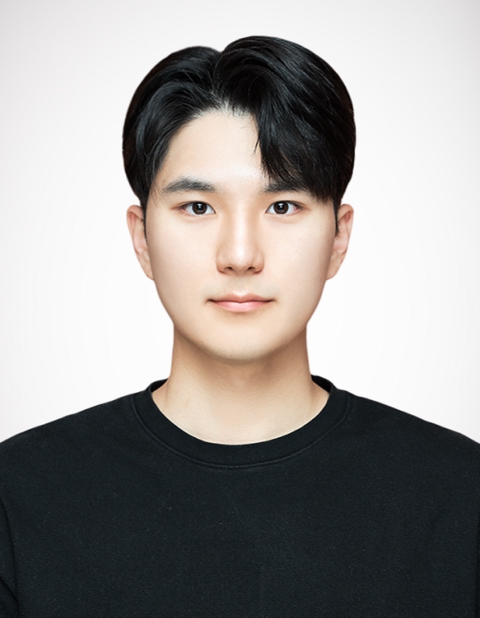
//> input picture data/test.jpg, 960 x 1235 px, given in place of feature_matching2.jpg, which was not available (shown at 1/2 size)
$ ./W5_FeatureExtraction   (built with g++ and OpenCV 4)
//> lines starting //> are read from the running program, lines starting //| are printed output that depends on the picture; after the words box and inside, x2 and y2 are one past the last pixel; in counts of white or black regions, pixels touching at a corner belong together; pictures that were not available may be replaced by others from this repository, and a replacement may not be noted
// [91 lines of commented-out code are left out]

#include <opencv2/features2d.hpp>
#include <opencv2/highgui.hpp>
#include <opencv2/imgproc.hpp>
#include <iostream>
#include "utils.h"

using namespace cv;
using namespace std;

// width 기준으로 비율 유지 리사이즈 후,
// 세로가 부족하면 위/아래 검정 패딩(레터박스), 넘치면 중앙 크롭
static Mat resize_width_fit_letterbox(const Mat& src, const Size& target) {
    CV_Assert(!src.empty());
    const double scale = static_cast<double>(target.width) / src.cols;
    const int new_h = cvRound(src.rows * scale);

    Mat resized;
    resize(src, resized, Size(target.width, new_h), 0, 0, INTER_AREA);

    if (resized.rows == target.height) return resized;

    if (resized.rows < target.height) { // letterbox (top/bottom)
        Mat canvas(target.height, target.width, src.type(), Scalar::all(0));
        const int y = (target.height - resized.rows) / 2;
        resized.copyTo(canvas(Rect(0, y, resized.cols, resized.rows)));
        return canvas;
    }
    else { // (rare) crop center vertically
        const int y = (resized.rows - target.height) / 2;
        return resized(Rect(0, y, target.width, target.height)).clone();
    }
}

int main() {
    // ---- Parameters ----
    const int   ORB_MAX_KPTS = 1000; // 1500
    const float ORB_SCALE_FACTOR = 1.2f;
    const int   ORB_PYRAMID_LEVELS = 4;
    const float ORB_EDGE_THRESHOLD = 31.0f;
    const int   ORB_FIRST_LEVEL = 0;
    const int   ORB_WTA_K = 2;
    const int   ORB_PATCH_SIZE = 31;
    const float MIN_H_ERROR = 1.5f;   // px (2.0)
    const float DRATIO = 0.65f;  // Lowe ratio (0.75)

    // ---- Reference image ----
    const string REF_PATH = "C:/Users/shinj/Desktop/3-2/AEEDS/Data/feature_matching2.jpg";
    Mat ref_gray = imread(REF_PATH, IMREAD_GRAYSCALE);
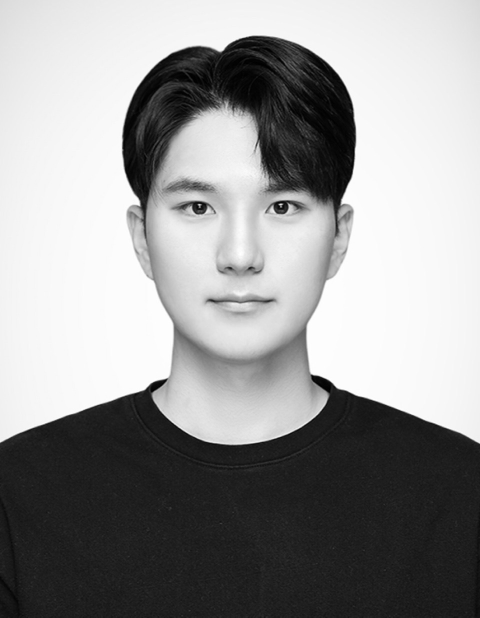
//> ref_gray: 1235 rows x 960 cols, CV_8UC1 (shown at 1/2 size); min 0, max 255, mean 150.3
    if (ref_gray.empty()) { cerr << "Failed to load: " << REF_PATH << endl; return -1; }

    // ---- Webcam ----
    VideoCapture cap(0);
    if (!cap.isOpened()) { cerr << "Failed to open webcam\n"; return -1; }

    // Optionally force camera size (comment out if not needed)
    // cap.set(CAP_PROP_FRAME_WIDTH,  640);
    // cap.set(CAP_PROP_FRAME_HEIGHT, 460);

    // Grab first frame to determine target size (expected 640x460)
    Mat first;
    for (int i = 0; i < 30 && first.empty(); ++i) cap >> first;
//> first is the input picture: 1235 rows x 960 cols, CV_8UC3; mean B, G, R 147.5, 149.6, 152.5
    if (first.empty()) { cerr << "No webcam frame\n"; return -1; }

    Mat first_gray; cvtColor(first, first_gray, COLOR_BGR2GRAY);
    const Size targetSize(first_gray.cols, first_gray.rows); // e.g., 640x460
//> targetSize = Size(960, 1235)
    cout << "Webcam size: " << targetSize.width << "x" << targetSize.height << endl;
//| Webcam size: 960x1235

    // ---- Prepare reference image: width-fit + letterbox to target size ----
    Mat ref_adj = resize_width_fit_letterbox(ref_gray, targetSize);
    Mat ref_rgb; cvtColor(ref_adj, ref_rgb, COLOR_GRAY2BGR);

    // ---- ORB + matcher ----
    Ptr<ORB> orb = ORB::create(ORB_MAX_KPTS, ORB_SCALE_FACTOR, ORB_PYRAMID_LEVELS,
        ORB_EDGE_THRESHOLD, ORB_FIRST_LEVEL, ORB_WTA_K,
        ORB::HARRIS_SCORE, ORB_PATCH_SIZE);
    Ptr<DescriptorMatcher> matcher = DescriptorMatcher::create("BruteForce-Hamming");

    // Precompute reference features (once)
    vector<KeyPoint> kpts_ref;
    Mat desc_ref;
    orb->detectAndCompute(ref_adj, noArray(), kpts_ref, desc_ref);
//> kpts_ref = 1000 keypoints; strongest (x, y, size): (560, 409, 44.6), (559, 409, 31), (563, 408, 37.2), (559, 408, 37.2)

    // ---- Loop ----
    Mat frame, frame_gray;
    while (true) {
        cap >> frame;
        if (frame.empty()) break;
        cvtColor(frame, frame_gray, COLOR_BGR2GRAY);

        // If webcam size changes, re-letterbox reference to match
        if (frame_gray.size() != ref_adj.size()) {
            ref_adj = resize_width_fit_letterbox(ref_gray, frame_gray.size());
            cvtColor(ref_adj, ref_rgb, COLOR_GRAY2BGR);
            orb->detectAndCompute(ref_adj, noArray(), kpts_ref, desc_ref);
        }

        // Compute frame features
        vector<KeyPoint> kpts_frm;
        Mat desc_frm;
        orb->detectAndCompute(frame_gray, noArray(), kpts_frm, desc_frm);
//> kpts_frm has the same summary as kpts_ref

        // Guards
        if (desc_ref.empty() || desc_frm.empty()) {
            Mat canvas(Size(ref_rgb.cols + frame.cols, ref_rgb.rows), CV_8UC3, Scalar(0, 0, 0));
            ref_rgb.copyTo(canvas(Rect(0, 0, ref_rgb.cols, ref_rgb.rows)));
            Mat frame_rgb; cvtColor(frame_gray, frame_rgb, COLOR_GRAY2BGR);
            frame_rgb.copyTo(canvas(Rect(ref_rgb.cols, 0, frame_rgb.cols, frame_rgb.rows)));
            imshow("ORB Matching (Ref vs Webcam)", canvas);
            if (waitKey(1) == 27) break;
            continue;
        }

        // KNN (k=2) + keep only entries with 2 neighbors
        vector<vector<DMatch>> knn;
        matcher->knnMatch(desc_ref, desc_frm, knn, 2);
//> knn = 1000 matches
        knn.erase(remove_if(knn.begin(), knn.end(),
            [](const vector<DMatch>& v) { return v.size() < 2; }),
            knn.end());
        if (knn.empty()) { if (waitKey(1) == 27) break; continue; }

        // Lowe ratio test -> matched point coords
        vector<Point2f> matches_pts, inliers_pts;
        matches2points_nndr(kpts_ref, kpts_frm, knn, matches_pts, DRATIO);
//> (this line was passed over: matches2points_nndr is not available in this run)

        // RANSAC inliers (need >= 4 pairs)
        if (matches_pts.size() >= 8)
            compute_inliers_ransac(matches_pts, inliers_pts, MIN_H_ERROR, false);
        else
            inliers_pts.clear();

        // Compose side-by-side canvas (same height/width by construction)
        Mat frame_rgb; cvtColor(frame_gray, frame_rgb, COLOR_GRAY2BGR);
        Mat canvas(Size(ref_rgb.cols + frame_rgb.cols, ref_rgb.rows), CV_8UC3, Scalar(0, 0, 0));

        // (Optional) comment these if 원이 너무 많으면
        // draw_keypoints(ref_rgb, kpts_ref);
        // draw_keypoints(frame_rgb, kpts_frm);

        if (!inliers_pts.empty())
            draw_inliers(ref_rgb, frame_rgb, canvas, inliers_pts, 0);
        else {
            ref_rgb.copyTo(canvas(Rect(0, 0, ref_rgb.cols, ref_rgb.rows)));
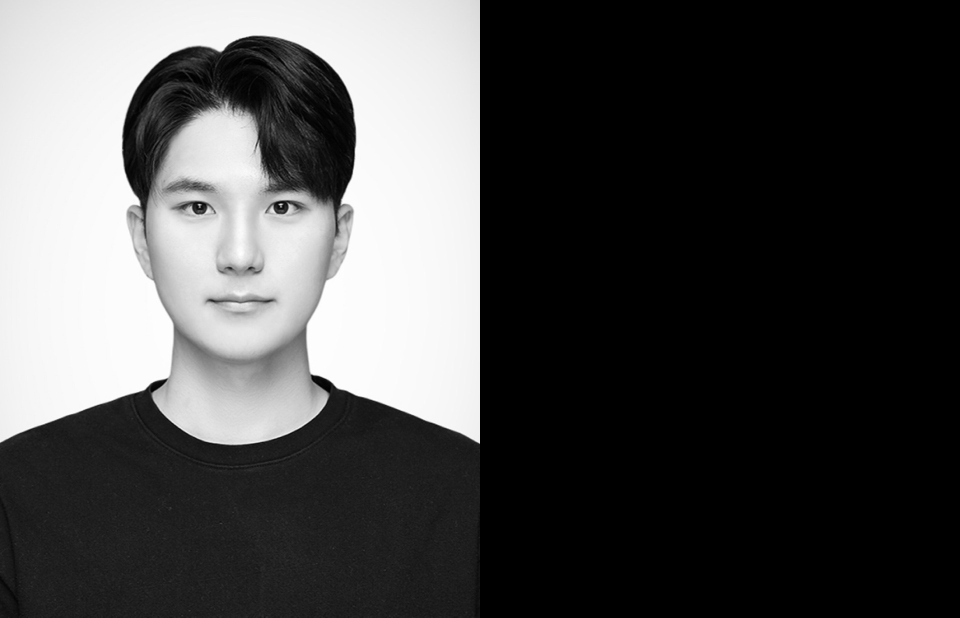
//> canvas: 1235 rows x 1920 cols, CV_8UC3 (shown at 1/2 size); min 0, max 255, mean 75.1
            frame_rgb.copyTo(canvas(Rect(ref_rgb.cols, 0, frame_rgb.cols, frame_rgb.rows)));
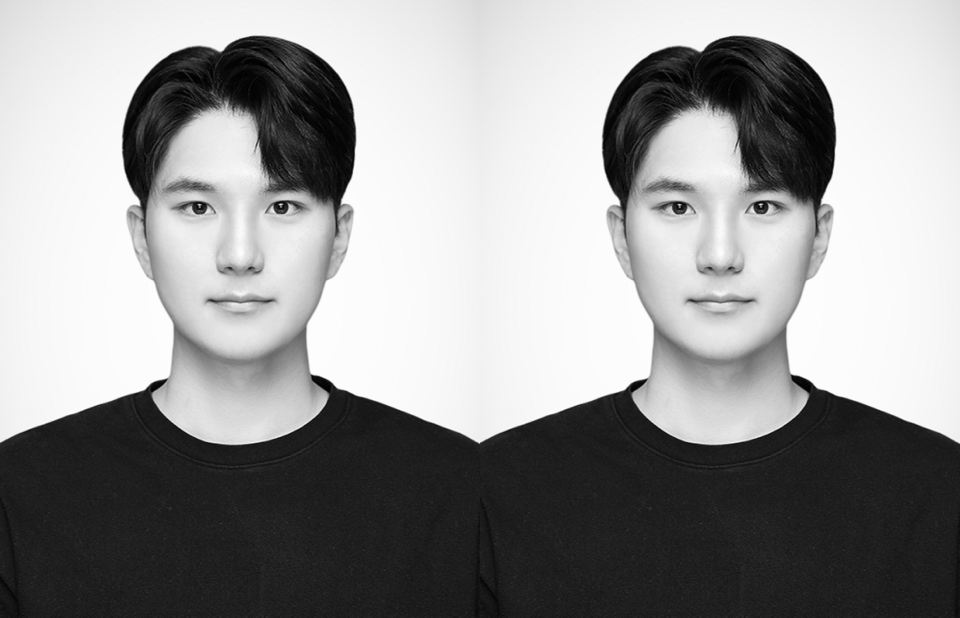
//> canvas: 1235 rows x 1920 cols, CV_8UC3 (shown at 1/2 size); min 0, max 255, mean 150.3
        }

        putText(canvas,
            format("matches: %d  inliers: %d",
                (int)matches_pts.size() / 2, (int)inliers_pts.size() / 2),
            Point(12, 28), FONT_HERSHEY_SIMPLEX, 0.7, Scalar(0, 255, 0), 2, LINE_AA);
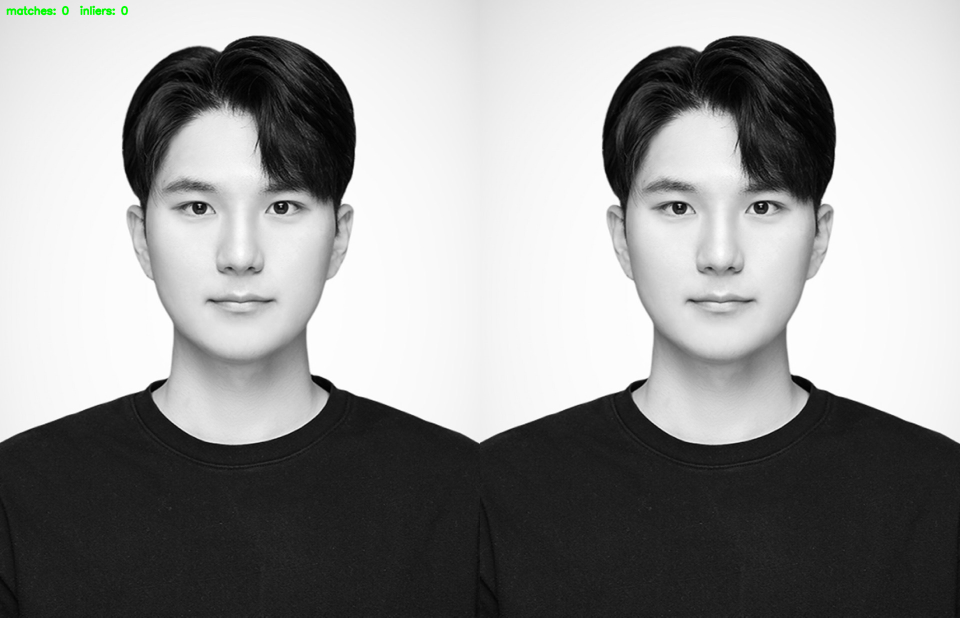
//> canvas: 1235 rows x 1920 cols, CV_8UC3 (shown at 1/2 size); 0.11% of pixels changed, all inside (x1, y1, x2, y2) = (12, 11, 257, 31)

        imshow("ORB Matching (Ref vs Webcam)", canvas);
        if (waitKey(1) == 27) break; // ESC
//> the Esc key is pressed
    }

    return 0;
}
